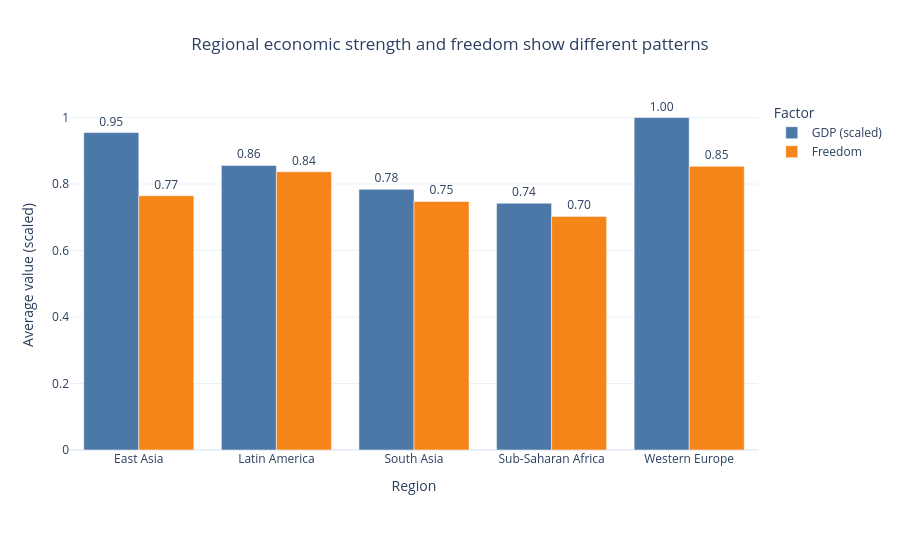

This figure's notebook cell:
### Markdown cell above
---
## Done? Stretch Goal

**Task 3 (stretch):** Build a grouped bar chart comparing GDP and Freedom across the five requested regions.

Regions included:
`Western Europe`, `Latin America`, `East Asia`, `Sub-Saharan Africa`, `South Asia`

### Code cell
# Stretch goal: grouped bar chart

regions = [
    'Western Europe',
    'Latin America',
    'East Asia',
    'Sub-Saharan Africa',
    'South Asia'
]

stretch_avg = (
    df[df['Region'].isin(regions)]
      .groupby('Region')[['GDP', 'Freedom']]
      .mean()
      .reset_index()
)

# GDP and Freedom have different scales, so normalize GDP for a fair visual comparison.
stretch_avg['GDP_scaled'] = stretch_avg['GDP'] / stretch_avg['GDP'].max()

plot_data = stretch_avg[['Region', 'GDP_scaled', 'Freedom']].melt(
    id_vars='Region',
    var_name='Factor',
    value_name='Average_Value'
)

plot_data['Factor'] = plot_data['Factor'].replace({
    'GDP_scaled': 'GDP (scaled)',
    'Freedom': 'Freedom'
})

fig = px.bar(
    plot_data,
    x='Region',
    y='Average_Value',
    color='Factor',
    barmode='group',
    text='Average_Value',
    color_discrete_map={'GDP (scaled)': '#4C78A8', 'Freedom': '#F58518'},
    title='Regional economic strength and freedom show different patterns',
    labels={'Average_Value': 'Average value (scaled)', 'Region': 'Region'}
)

fig.update_traces(
    texttemplate='%{text:.2f}',
    textposition='outside'
)

fig.update_yaxes(rangemode='tozero')
fig.update_layout(
    template='plotly_white',
    height=550,
    margin=dict(l=70, r=60, t=100, b=100),
    title=dict(x=0.5, xanchor='center')
)

fig.show()

### Figure 1 — Plotly figure (JSON) as saved in the notebook; plotly's stock layout.template omitted (floating-point values rounded to 4 significant figures)
{"data": [{"alignmentgroup": "True", "hovertemplate": "Factor=GDP (scaled)<br>Region=%{x}<br>Average value (scaled)=%{text}<extra></extra>", "legendgroup": "GDP (scaled)", "marker": {"color": "#4C78A8", "pattern": {"shape": ""}}, "name": "GDP (scaled)", "offsetgroup": "GDP (scaled)", "orientation": "v", "showlegend": true, "text": [0.9547, 0.8558, 0.7839, 0.7421, 1.0], "textposition": "outside", "texttemplate": "%{text:.2f}", "type": "bar", "x": ["East Asia", "Latin America", "South Asia", "Sub-Saharan Africa", "Western Europe"], "xaxis": "x", "y": [0.9547, 0.8558, 0.7839, 0.7421, 1.0], "yaxis": "y"}, {"alignmentgroup": "True", "hovertemplate": "Factor=Freedom<br>Region=%{x}<br>Average value (scaled)=%{text}<extra></extra>", "legendgroup": "Freedom", "marker": {"color": "#F58518", "pattern": {"shape": ""}}, "name": "Freedom", "offsetgroup": "Freedom", "orientation": "v", "showlegend": true, "text": [0.765, 0.8369, 0.7475, 0.7026, 0.8531], "textposition": "outside", "texttemplate": "%{text:.2f}", "type": "bar", "x": ["East Asia", "Latin America", "South Asia", "Sub-Saharan Africa", "Western Europe"], "xaxis": "x", "y": [0.765, 0.8369, 0.7475, 0.7026, 0.8531], "yaxis": "y"}], "layout": {"barmode": "group", "height": 550, "legend": {"title": {"text": "Factor"}, "tracegroupgap": 0}, "margin": {"b": 100, "l": 70, "r": 60, "t": 100}, "title": {"text": "Regional economic strength and freedom show different patterns", "x": 0.5, "xanchor": "center"}, "xaxis": {"anchor": "y", "domain": [0.0, 1.0], "title": {"text": "Region"}}, "yaxis": {"anchor": "x", "domain": [0.0, 1.0], "rangemode": "tozero", "title": {"text": "Average value (scaled)"}}}}
